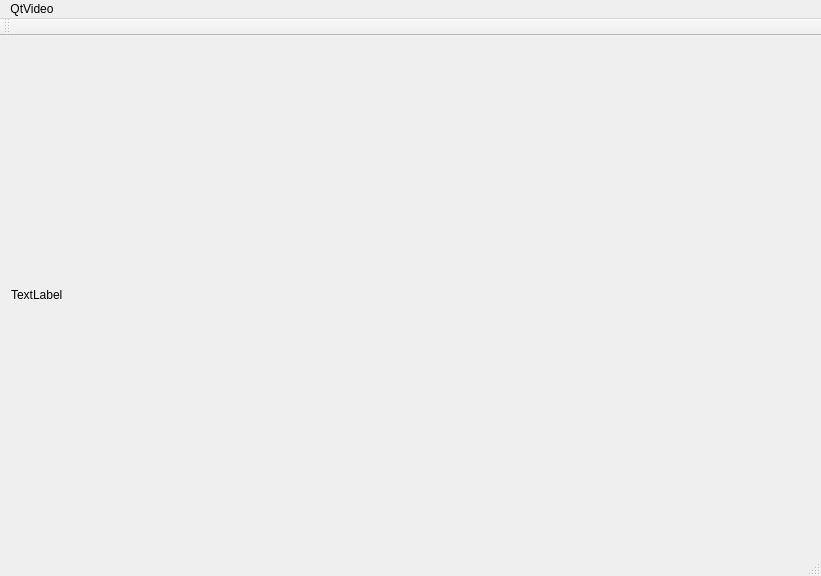
<?xml version="1.0" encoding="UTF-8"?>
<ui version="4.0">
 <class>MainWindow</class>
 <widget class="QMainWindow" name="MainWindow">
  <property name="geometry">
   <rect>
    <x>0</x>
    <y>0</y>
    <width>821</width>
    <height>576</height>
   </rect>
  </property>
  <property name="windowTitle">
   <string>MainWindow</string>
  </property>
  <widget class="QWidget" name="centralWidget">
   <layout class="QGridLayout" name="gridLayout">
    <item row="0" column="0">
     <widget class="QLabel" name="photoWidget">
      <property name="text">
       <string>TextLabel</string>
      </property>
     </widget>
    </item>
   </layout>
  </widget>
  <widget class="QMenuBar" name="menuBar">
   <property name="geometry">
    <rect>
     <x>0</x>
     <y>0</y>
     <width>821</width>
     <height>19</height>
    </rect>
   </property>
   <widget class="QMenu" name="menuQtVideo">
    <property name="title">
     <string>QtVideo</string>
    </property>
   </widget>
   <addaction name="menuQtVideo"/>
  </widget>
  <widget class="QToolBar" name="mainToolBar">
   <attribute name="toolBarArea">
    <enum>TopToolBarArea</enum>
   </attribute>
   <attribute name="toolBarBreak">
    <bool>false</bool>
   </attribute>
  </widget>
  <widget class="QStatusBar" name="statusBar"/>
 </widget>
 <layoutdefault spacing="6" margin="11"/>
 <resources/>
 <connections/>
</ui>
